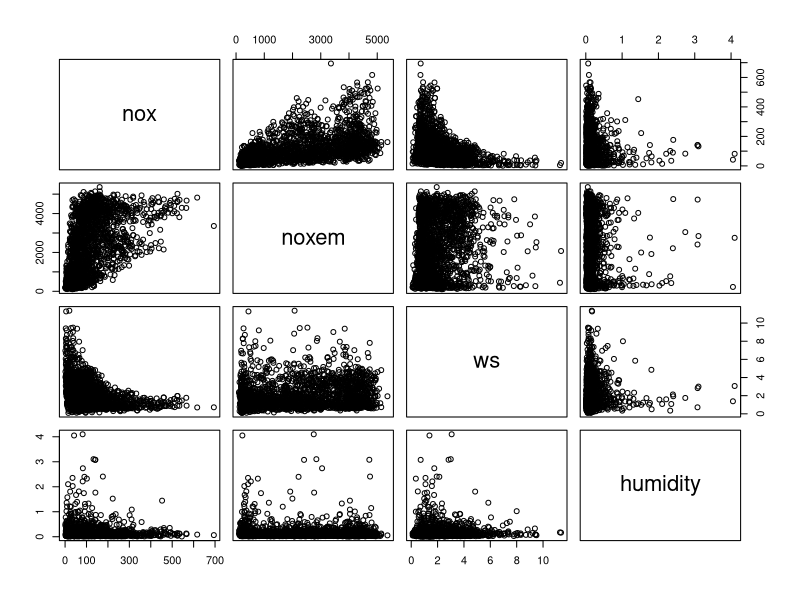
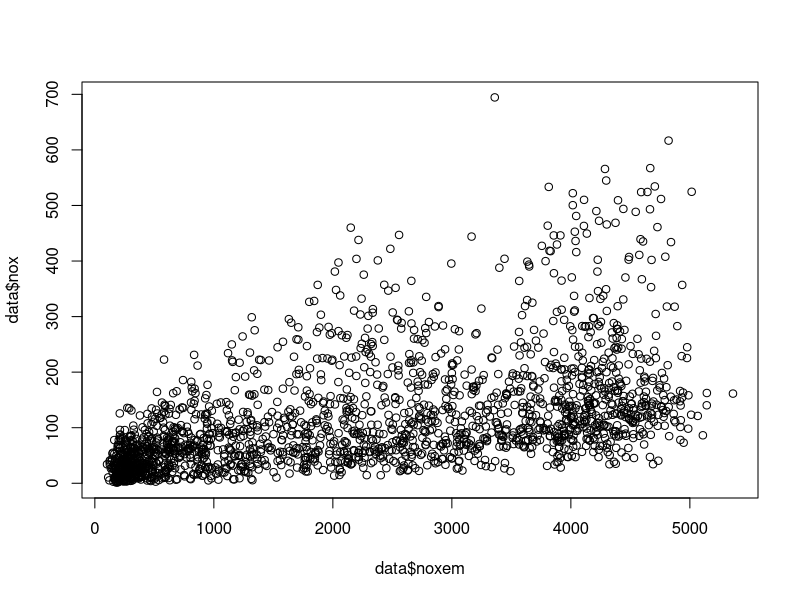
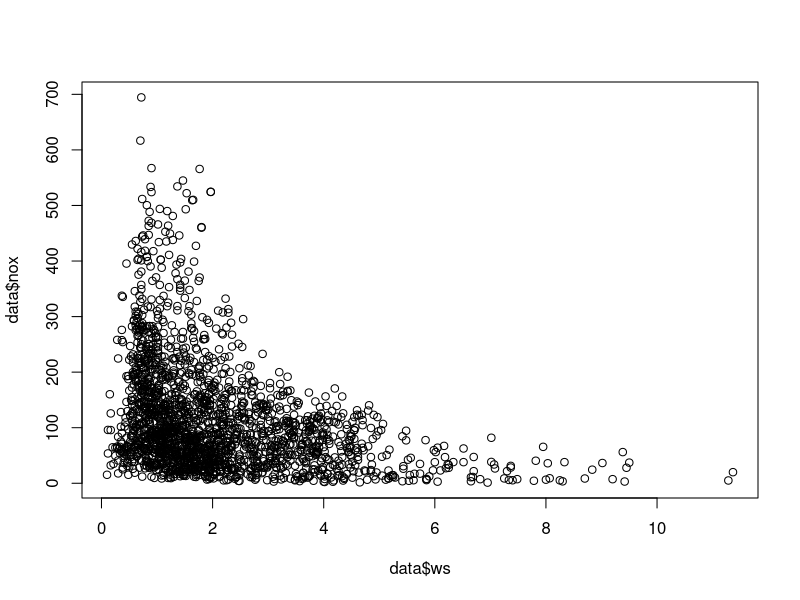
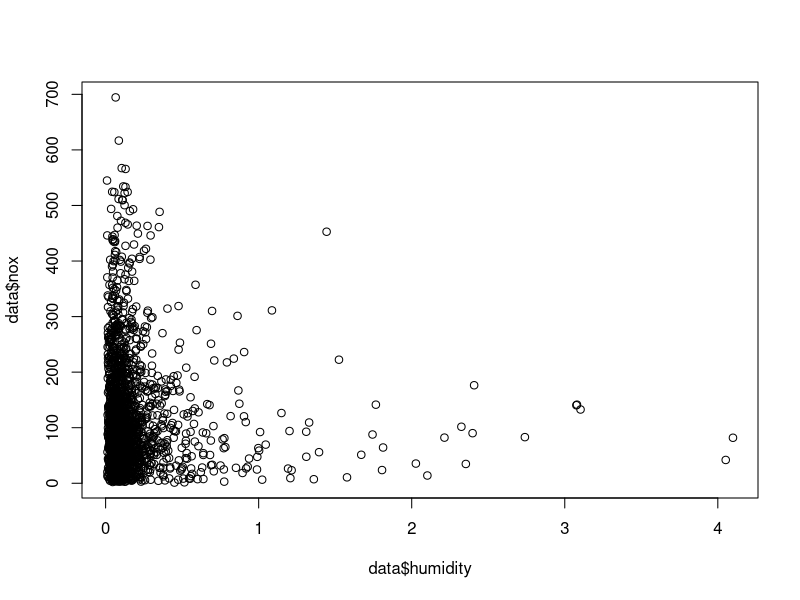
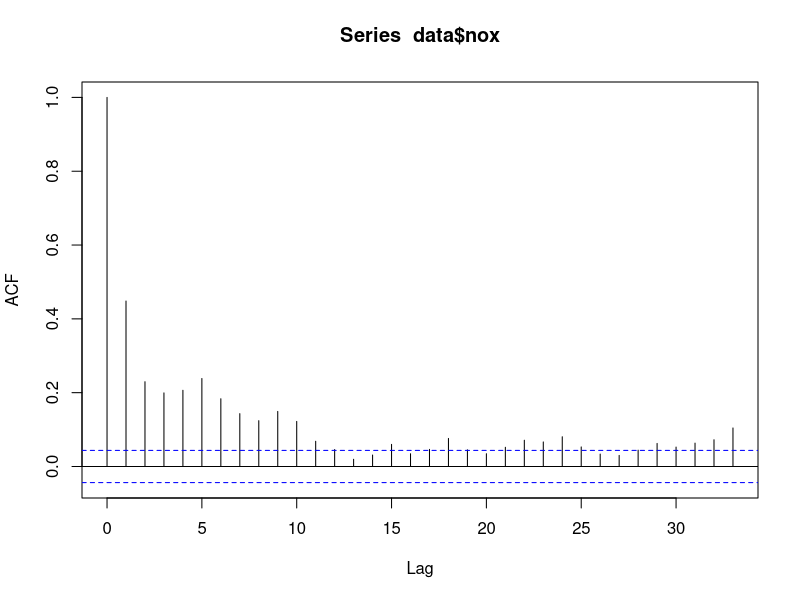
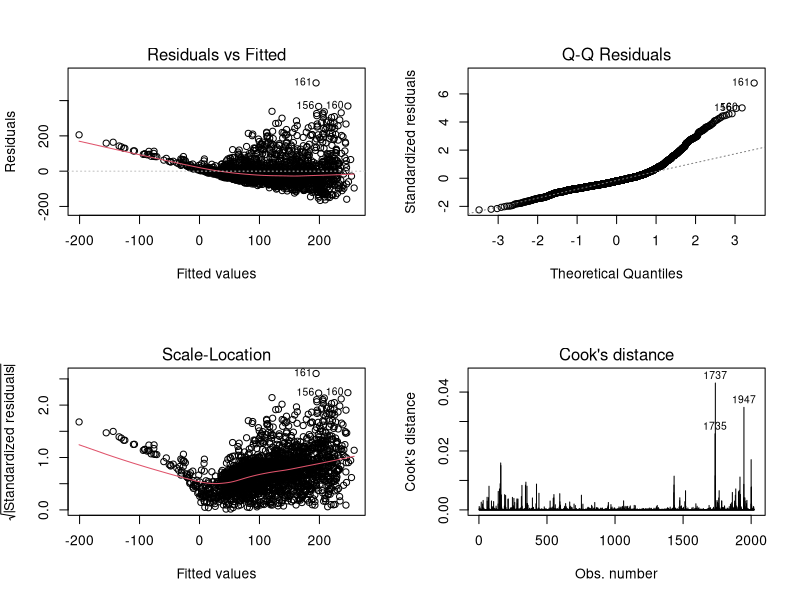
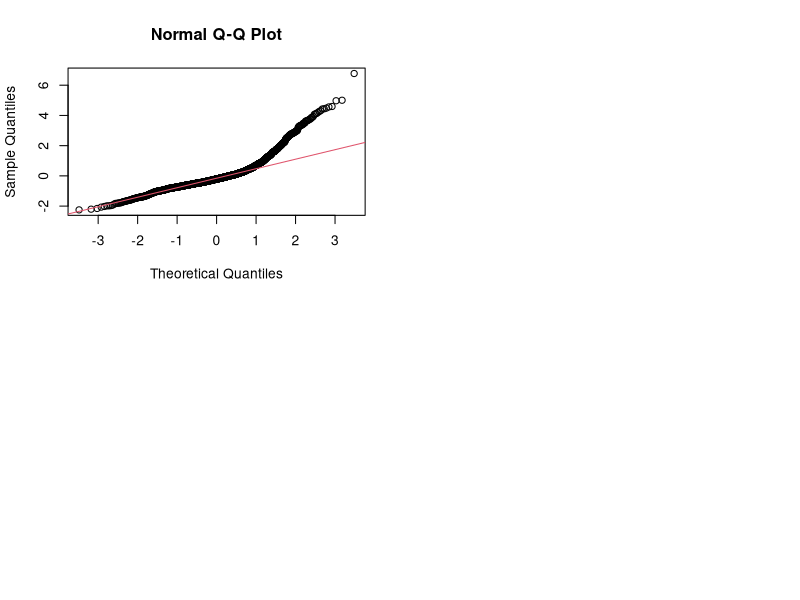
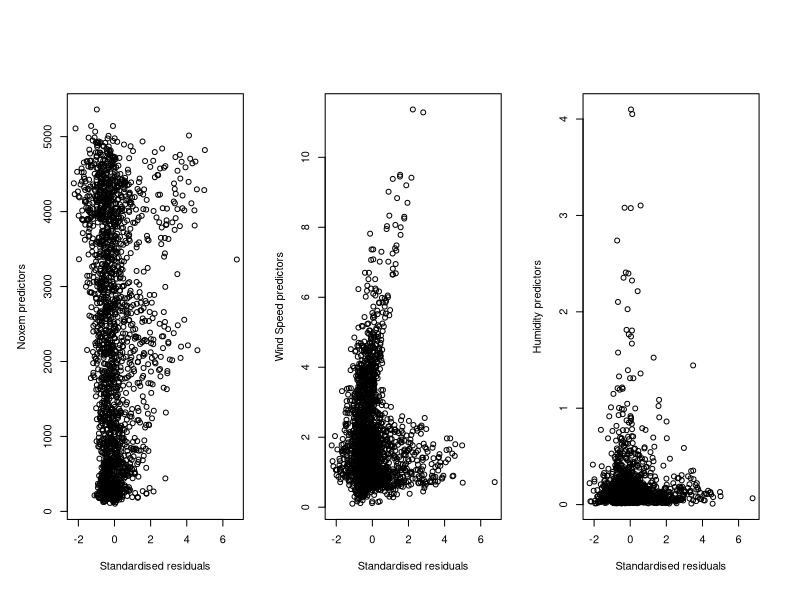

Here is the R script that generated these plots, in order:
# Statistical Data and Analysis - ICA. 

# Import the data:

data <- read.table('emissionssw.dat', header = T)

# Initial Matrix plot of all variables.
pairs(data)

# Plots of Pairs of variables
plot(data$noxem,data$nox)
plot(data$ws,data$nox)
plot(data$humidity,data$nox)

# Auto-correlation ! 
acf(data$nox)


### Multivariate Linear Regression ### 

X = as.matrix(data[,c('noxem','ws','humidity')]);
Y = as.matrix(data[,'nox']);

nox.fit <- lm(Y ~ X[,1] + X[,2] + X[,3]);
summary(nox.fit);
nox.res <-residuals(nox.fit);
nox.stdres <- rstandard(nox.fit);

# Some analytics plots
par(mfrow=c(2,2))
plot(nox.fit,which=c(1,2,3,4),ask=FALSE)

# Plotting QQ plot of standardised Residuals
qqnorm(nox.stdres);
qqline(nox.stdres, col = 2);

# Plotting Residuals with respect to Predictors:
par( oma=c(1,1,3,1) );
par( mfrow=c(1,3) );
plot( nox.stdres, X[,1], ylab="Noxem predictors", xlab="Standardised residuals" )
plot( nox.stdres, X[,2], ylab="Wind Speed predictors", xlab = "Standardised residuals")
plot( nox.stdres, X[,3], ylab="Humidity predictors", xlab = "Standardised residuals")
